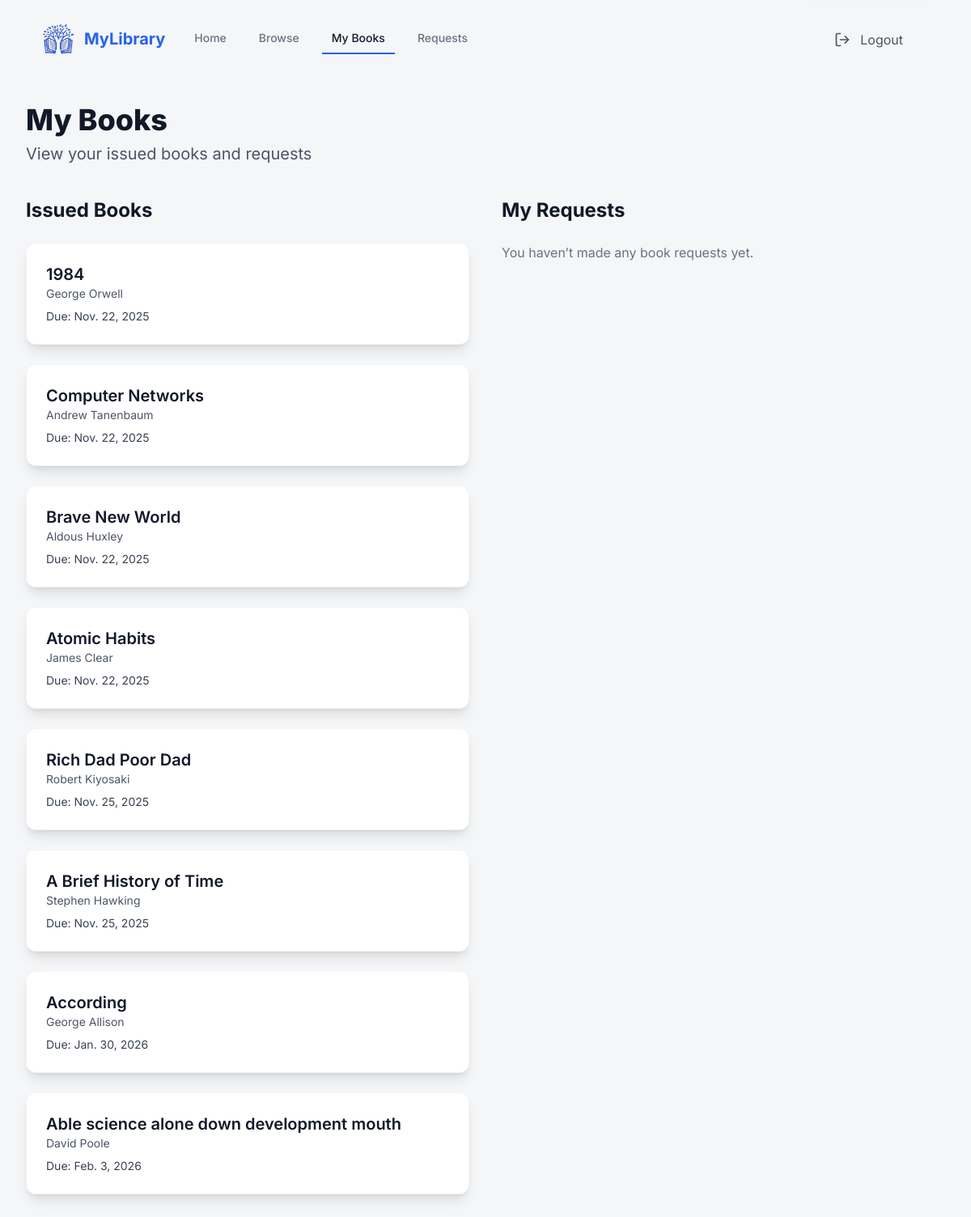
Screenshot of /user/my-books (signed in) with the database file from the repository.
### library_db/models.py (models this page shows, shortened)
class IssueRecord(models.Model):
    STATUS_CHOICES = [
        ('issued', 'Issued'),
        ('returned', 'Returned'),
        ('overdue', 'Overdue'),
    ]
    issue_id = models.AutoField(primary_key=True)
    user = models.ForeignKey(settings.AUTH_USER_MODEL, on_delete=models.CASCADE, related_name='issues')
    book = models.ForeignKey(Book, on_delete=models.CASCADE, related_name='issues')
    issue_date = models.DateField()
    due_date = models.DateField()
    return_date = models.DateField(blank=True, null=True)
    status = models.CharField(max_length=20, choices=STATUS_CHOICES)

class Book(models.Model):
    book_id = models.AutoField(primary_key=True)
    isbn = models.CharField(max_length=20, unique=True)
    title = models.CharField(max_length=255)
    author = models.CharField(max_length=100)
    genre = models.ManyToManyField(Genre, related_name='books')
    language = models.ForeignKey(Language, on_delete=models.CASCADE, related_name='books', null=True)
    description = models.TextField(blank=True, null=True)
    image_url = models.URLField(max_length=500, blank=True, null=True)
    total_copies = models.IntegerField()
    available_copies = models.IntegerField()
    def genre_display(self):
      return ', '.join(genre.genre_name for genre in self.genre.all())
    genre_display.short_description = 'Genres'

### LMS/views.py (the view)
# urls.py: path('user/my-books', views.user_my_books, name='user_my_books'),
@login_required
def user_my_books(request):
    issued_books = IssueRecord.objects.filter(user__email =request.user.email).select_related('book')
    user_request = Request.objects.filter(user=request.user).select_related('book')
    context = {
        'issued_books': issued_books,
        'user_request': user_request,
    }
    return render(request, 'users/books.html', context)

### templates/users/books.html (shortened to what this page needs)
{% include "index.html" %}
{% block content %}
<main class="max-w-7xl mx-auto px-4 sm:px-6 lg:px-8 py-8">
    <header class="mb-10">
        <h1 class="text-4xl font-extrabold text-gray-900 mb-2">My Books</h1>
        <p class="text-xl text-gray-600">View your issued books and requests</p>
    </header>
    <div class="grid grid-cols-1 lg:grid-cols-2 gap-10">
        <div>
            <h2 class="text-2xl font-bold text-gray-900 mb-6">Issued Books</h2>
            {% if issued_books %}
                {% for record in issued_books %}
                <div class="bg-white p-6 rounded-xl shadow-lg border border-gray-100 mb-6 flex justify-between items-start">
                    <div>
                        <p class="text-xl font-semibold text-gray-900">{{ record.book.title }}</p>
                        <p class="text-sm text-gray-600 mb-2">{{ record.book.author }}</p>
                        <p class="text-sm text-gray-700">Due: {{ record.due_date }}</p>
                    </div>
                </div>
                {% endfor %}
            {% else %}
                <p class="text-gray-500">You haven’t issued any books yet.</p>
            {% endif %}
        </div>
        <div>
            <h2 class="text-2xl font-bold text-gray-900 mb-6">My Requests</h2>
            {% if my_requests %}
                {% for req in my_requests %}
                <div class="bg-white p-6 rounded-xl shadow-lg border border-gray-100 mb-6 flex justify-between items-start">
                    <div>
                        <p class="text-xl font-semibold text-gray-900">{{ req.book.title }}</p>
                        <p class="text-sm text-gray-600 mb-2">{{ req.book.author }}</p>
                        <p class="text-sm text-gray-700">Requested on {{ req.request_date }}</p>
                    </div>
                    {% if req.status == "pending" %}
                        <span class="bg-yellow-100 text-yellow-700 text-xs font-bold px-3 py-1 rounded-full shadow-sm">Pending</span>
                    {% elif req.status == "approved" %}
                        <span class="bg-green-100 text-green-700 text-xs font-bold px-3 py-1 rounded-full shadow-sm">Approved</span>
                    {% else %}
                        <span class="bg-red-100 text-red-700 text-xs font-bold px-3 py-1 rounded-full shadow-sm">Rejected</span>
                    {% endif %}
                </div>
                {% endfor %}
            {% else %}
                <p class="text-gray-500">You haven’t made any book requests yet.</p>
            {% endif %}
        </div>
    </div>
</main>
{% endblock %}

### templates/index.html (style rules this page uses)
body { font-family: 'Inter', sans-serif; background-color: #f4f6f8; }

### rows the page displays
IssueRecord: book "1984", book.author "George Orwell", due_date "Nov. 22, 2025"
IssueRecord: book "Computer Networks", book.author "Andrew Tanenbaum", due_date "Nov. 22, 2025"
IssueRecord: book "Brave New World", book.author "Aldous Huxley", due_date "Nov. 22, 2025"
IssueRecord: book "Atomic Habits", book.author "James Clear", due_date "Nov. 22, 2025"
IssueRecord: book "Rich Dad Poor Dad", book.author "Robert Kiyosaki", due_date "Nov. 25, 2025"
IssueRecord: book "A Brief History of Time", book.author "Stephen Hawking", due_date "Nov. 25, 2025"
IssueRecord: book "According", book.author "George Allison", due_date "Jan. 30, 2026"
IssueRecord: book "Able science alone down development mouth", book.author "David Poole", due_date "Feb. 3, 2026"
